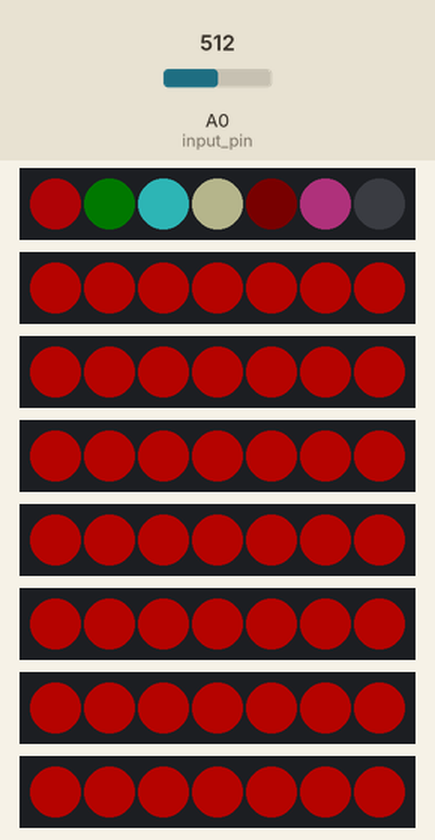
Recording of a sketch running on a simulated Arduino Uno, built with avr-gcc and run on an emulated ATmega328P. Shown: 8 × 7 RGB LEDs in strip order, left to right. Inputs (shaded band) come from the test bench; at power-on: A0 (input_pin) = 512. Dim RGB values are drawn brighter than linear; random numbers use the default seed unless the sketch sets one.

Above: at 10.2 s.
10.3 s: A0 (input_pin) set to 716
At 10.67 s:
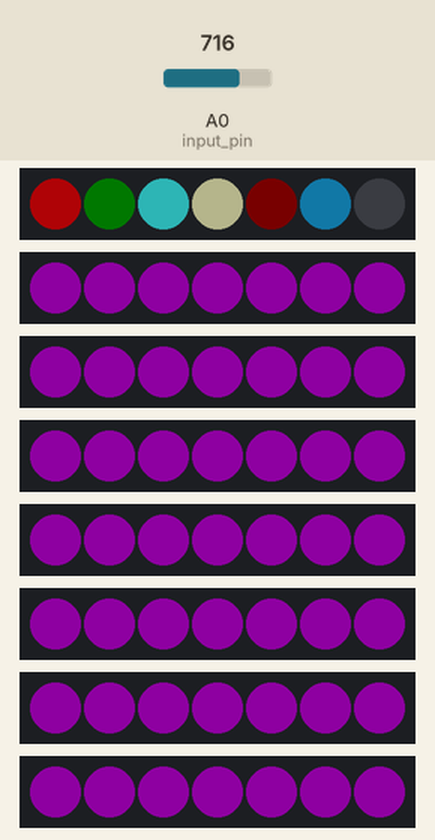
12.9 s: A0 (input_pin) set to 306
At 13.08 s:
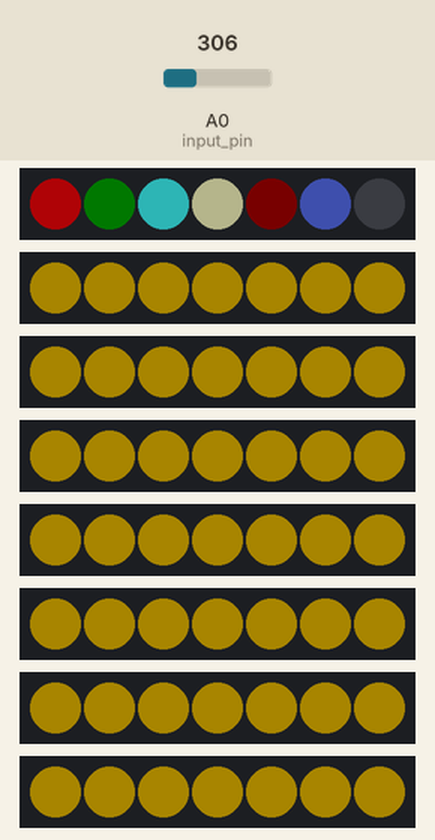
15.3 s: A0 (input_pin) set to 900
At 15.49 s:
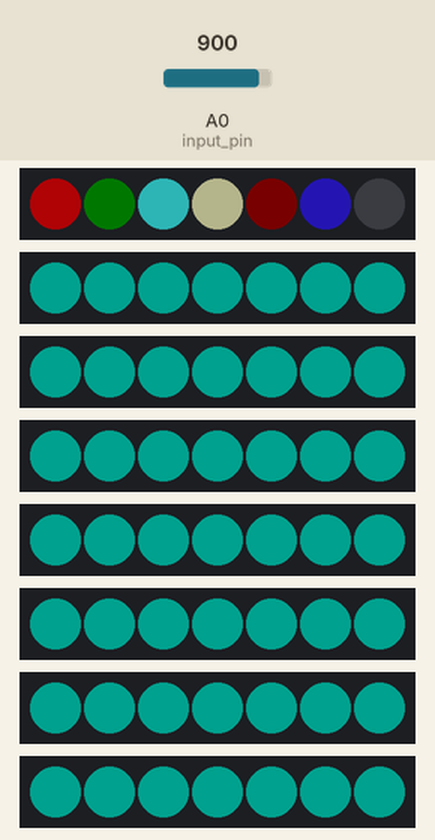
17.7 s: A0 (input_pin) set to 122
At 17.91 s:
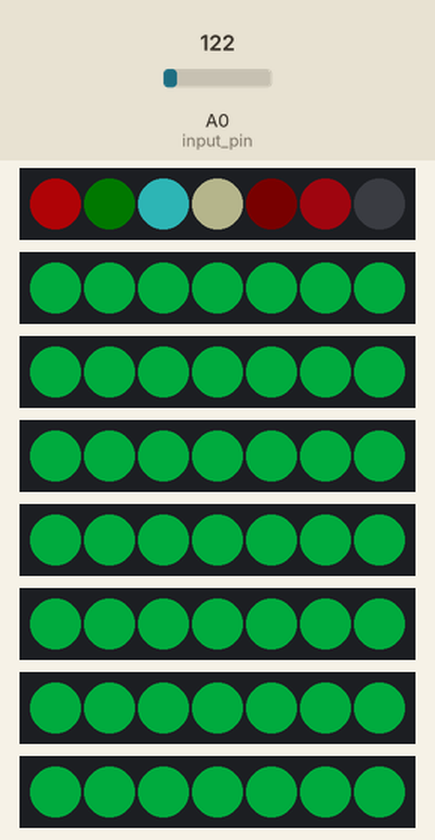
20.1 s: A0 (input_pin) set to 10
At 20.33 s:
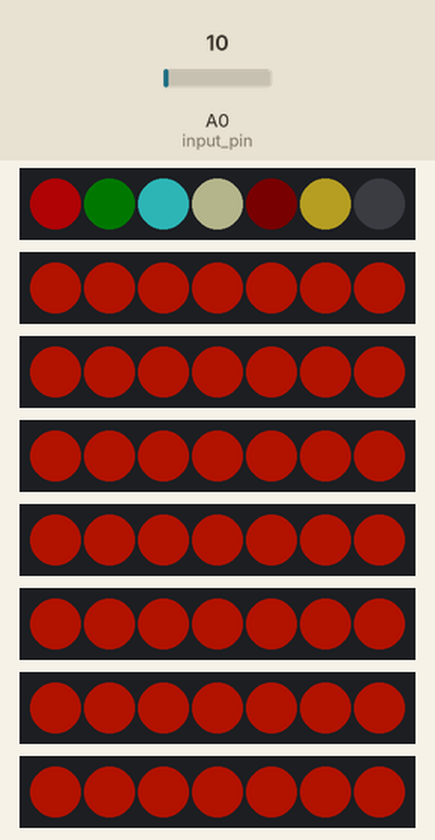
22.5 s: A0 (input_pin) set to 1010
At 24.55 s:
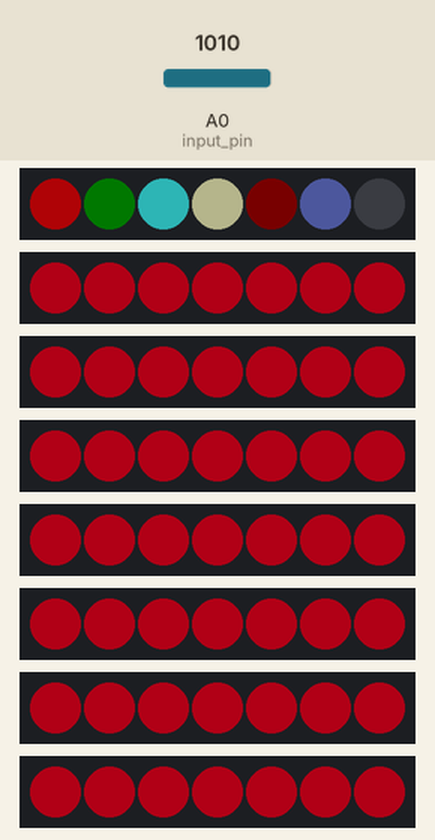
Timing chart, 0 to 29.5 s (numbered marks = the images above; inputs shaded):
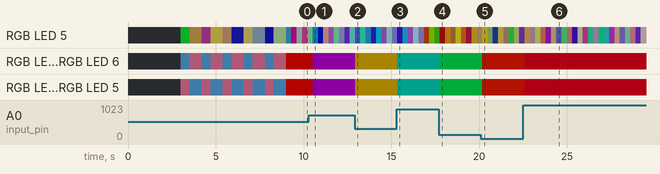

The sketch:

lightcraft.ino
```cpp
#include "FastLED.h"
#include "lights.h"
#include "tests.h"
#include "project.h"

CRGB leds[NUM_STRANDS+1][NUM_LEDS+1];


void setup()
{
  //when Serial is in use, the first strand of lights will not work because the output for pin 1 is in use by Serial
  //Serial.begin(9600);

  delay( 3000 ); // power-up safety delay

  leds_init();

  test_leds();

  leds_off();
}

void loop()
{

//  blink_light_0_0_example();
  //blink_lights_0_0_and_2_4();
  //blink_all_lights();
  //blink_alternating_lights();
  //fade_brightness();
  //chase();
  //chase_two_colors_with_scroll();
  //switch_between_lights();
  change_colors();
  //print_range();

  //add other functions you would like to execute here!


}
```

lights.cpp
```cpp
// lights.cpp - Lights buffer handling
//
// Adapted from code by John Graham-Cumming by Alison N. Norman
//

#include "lights.h"

//Initilizes light strands with FastLED library
void leds_init()
{
   FastLED.addLeds<LED_TYPE, 8, RGB>(leds[8], NUM_LEDS).setCorrection( TypicalLEDStrip );
   FastLED.addLeds<LED_TYPE, 7, RGB>(leds[0], NUM_LEDS).setCorrection( TypicalLEDStrip );
   FastLED.addLeds<LED_TYPE, 6, RGB>(leds[1], NUM_LEDS).setCorrection( TypicalLEDStrip );
   FastLED.addLeds<LED_TYPE, 5, RGB>(leds[2], NUM_LEDS).setCorrection( TypicalLEDStrip );
   FastLED.addLeds<LED_TYPE, 4, RGB>(leds[3], NUM_LEDS).setCorrection( TypicalLEDStrip );
   FastLED.addLeds<LED_TYPE, 3, RGB>(leds[4], NUM_LEDS).setCorrection( TypicalLEDStrip );
   FastLED.addLeds<LED_TYPE, 2, RGB>(leds[5], NUM_LEDS).setCorrection( TypicalLEDStrip );
   FastLED.addLeds<LED_TYPE, 1, RGB>(leds[6], NUM_LEDS).setCorrection( TypicalLEDStrip );


   FastLED.setBrightness(  BRIGHTNESS );  //sets the brightness for the strand of LEDs.  Default is 64, max is 255.

}

// leds_init: Initializes leds to all pixels off and mirrors
// that to the actual display
void leds_off()
{
  for ( int x = 0; x < NUM_STRANDS + 1; ++x )
     for (int y = 0; y < NUM_LEDS + 1; ++y)
        leds[x][y] = CRGB::Black;

  FastLED.show();
}

// leds_scroll: scroll the leds left one column
void leds_scroll()
{

  for ( int x = 1; x < NUM_STRANDS + 1; ++x )
   for (int y = 0; y < NUM_LEDS; ++y )
     leds[x-1][y] = leds[x][y];

  FastLED.show();
}

void test_leds()
{
  for(int j = 0; j < 5; j++)
  {

    for ( int x = 0; x < NUM_STRANDS + 1; ++x )
      for (int y = 0; y < NUM_LEDS + 1; ++y )
      {
         if((x+y)%2==0)
            leds[x][y]=CRGB::SteelBlue;
         else
            leds[x][y]=CRGB::PaleVioletRed;
       }
   FastLED.delay(500);
   for ( int x = 0; x < NUM_STRANDS + 1; ++x )
      for (int y = 0; y < NUM_LEDS + 1; ++y )
      {
         if((x+y)%2==0)
            leds[x][y]=CRGB::PaleVioletRed;
         else
            leds[x][y]=CRGB::SteelBlue;
      }
    FastLED.delay(700);
  }
}
```

lights.h
```cpp
// lights.h - Handling of LEDS
//
// Adapted from code provided by the FastLED library by Alison N. Norman

#ifndef INCLUDED_LIGHTS
#define INCLUDED_LIGHTS

#include "FastLED.h"

#define NUM_STRANDS 7
#define NUM_LEDS    7
#define MAX_BRIGHTNESS 255
#define BRIGHTNESS  64   //MAX is 255.  Colors may be more vibrant at lower brightness values
#define LED_TYPE    WS2811

#define UPDATES_PER_SECOND 100

extern CRGB leds[NUM_STRANDS+1][NUM_LEDS+1];
//extern const int led_pins[NUM_STRANDS];

void leds_init();
void leds_scroll();
void leds_off();
void test_leds();


#endif // INCLUDED_LIGHTS
```

project.cpp
```cpp
//project.cpp - Put your project code here!

#include "lights.h"
#include "project.h"
#include "tests.h"

//potentiometer range is between ~30 and ~1000
//if you want to print then you need to add serial.begin(9600); to your setup() in grid_framework
void print_range(){
  int input_pin = A0;
  int val = analogRead(input_pin);

  Serial.print("val= ");
  Serial.print(val);
  Serial.print("\n");
}

//change the color of the lights based on the input from the potentiometer
void change_colors(){
  int input_pin = A0;
  int val = analogRead(input_pin);
  //hue only goes from 0 to 255 so we need to adjust the value
  int hue = val%255;
  //Serial.println(hue);

  for ( int x = 0; x < NUM_STRANDS + 1; ++x )
     for (int y = 0; y < NUM_LEDS + 1; ++y)
        leds[x][y] = CHSV(hue,255,255);
  FastLED.show();
}


void switch_between_lights(){
  int input_pin = A0;
  int val = analogRead(input_pin);
  int divisor = 1000/7; //evenly divide strands into this number 1000/7 = 143
  print_range();
  CRGB color = CRGB::Blue;
  //do different things depending on range
  if (val>=(divisor * 0) && val <(divisor * 1)) {
    light_strand(0, color);
  } else if (val>=(divisor * 1) && val <(divisor * 2)){
    light_strand(1, color);
  }else if (val>=(divisor * 2) && val <(divisor * 3)){
    light_strand(2, color);
  }else if (val>=(divisor * 3) && val <(divisor * 4)){
    light_strand(3, color);
  }else if (val>=(divisor * 4) && val <(divisor * 5)){
    light_strand(4, color);
  }else if (val>=(divisor * 5) && val <(divisor * 6)){
    light_strand(5, color);
  }else if (val>=(divisor * 6) && val <(divisor * 7)){
    light_strand(6, color);
  }

}

//turns lights on and off
void lights_on_and_off(){
  int input_pin = A0;
  int val = analogRead(input_pin);
  if (val < 1000/2) {
    leds_off();
  } else {
    blink_all_lights();
  }
}

//light the given strand to the given color
void light_strand(int strand, CRGB color){
  //turn off the previous lights
  if(leds[strand][0] != color){
    leds_off();
  }
  for(int i=0; i < NUM_LEDS; i++){
    leds[strand][i] = color;
  }
  FastLED.setBrightness(200);
  FastLED.show();
}
```

project.h
```cpp
//project.h

#ifndef INCLUDED_PROJECT
#define INCLUDED_PROJECT

//put headers related to project functions here
void switch_between_lights();
void print_range();
void lights_on_and_off();
void light_strand(int strand, CRGB color);
void change_colors();

#endif // INCLUDED_PROJECT
```

tests.cpp
```cpp
//tests.cpp - learn how to control the lights here!
//by Alison N. Norman

#include "tests.h"

//blink the light closest to the controller
void blink_light_0_0_example()
{
  leds[0][0]=CRGB::White; //defined in colors (pixeltypes.h), sets led 0,0 to white in strand

  FastLED.delay(1000); //pauses the program for the specified number of milliseconds
                       //do this to display the current light settings for a particular amount of time
                       //calls show, which mirrors the values in leds to the strand

  leds[0][0]=CRGB::Black; //Black turns the led off

  FastLED.delay(1000);

}

//Function to blink light (0,0) and (2,4)
void blink_lights_0_0_and_2_4()
{
  int x = 0;
  while (x<20){
    leds[0][0]=CRGB::White;
    leds[2][4]=CRGB::White;
    FastLED.delay(1000);
    leds[0][0]=CRGB::Black;
    leds[2][4]=CRGB::Black;
    FastLED.delay(1000);
    x++;
  }
}

//Function to blink all lights
void blink_all_lights()
{
  for ( int x = 0; x < NUM_STRANDS + 1; ++x )
     for (int y = 0; y < NUM_LEDS + 1; ++y)
        leds[x][y] = CRGB::Blue;

  FastLED.delay(1000);
}

//Function to blink alternating lights
void blink_alternating_lights()
{


}


//Function to fade the brightness of all
void fade_brightness()
{
  //first give each a color
   for ( int x = 0; x < NUM_STRANDS; ++x )
    for (int y = 0; y < NUM_LEDS; ++y )
    {
      leds[x][y].r=random(255);   //random is in the Arduino library.  Sends back a random number between 0 and its argument, inclusive.
      leds[x][y].g=random(255);   //One way to set the color of the LEDs to a custom color.
      leds[x][y].b=random(255);
    }
  //then do brightness
  //for()
  //{
  //  FastLED.setBrightness(brightness);
  //  FastLED.delay(50);
  //}
}


void chase()
{

}


void chase_two_colors_with_scroll()
{

}
```

tests.h
```cpp
#ifndef INCLUDED_TESTS
#define INCLUDED_TESTS

#include "lights.h"

void blink_light_0_0_example();
void blink_lights_0_0_and_2_4();
void blink_all_lights();
void blink_alternating_lights();
void fade_brightness();
void chase();
void chase_two_colors_with_scroll();


#endif
```
